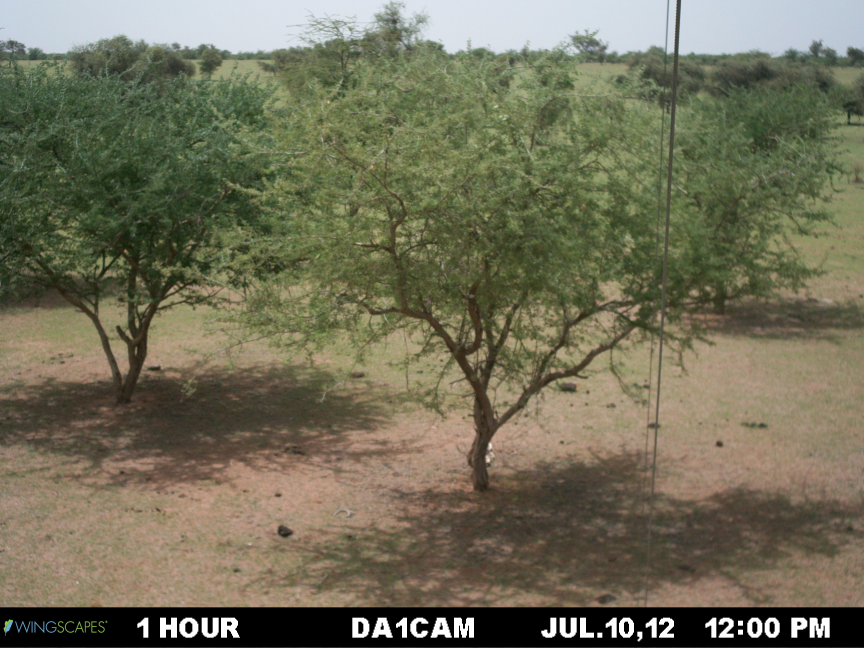
#> input picture NEW_Phenocam_Processing_PY_codes/pictures/2012-07-10-1100.jpg, 2592 x 1944 px, given as the content of the folder pictures/2012-07-10-1100.jpg, which was not available (shown at 1/3 size)
$ python -i snowThreshold_5.py   (imports and definitions only)
#> lines starting #> are read from the running program, lines starting #| are printed output that depends on the picture; after the words box and inside, x2 and y2 are one past the last pixel; in counts of white or black regions, pixels touching at a corner belong together; pictures that were not available may be replaced by others from this repository, and a replacement may not be noted
"""
Created on Fri Feb 21 16:07:04 2020
@author: Shangharsha
This code uses the user defined DN threshold for filtering out snow covered phenocamera images.
This script is based on the analysis of the blue component of an RGB image, because the snow
surface presents higher reflectance values in the blue wavelength range.
All thresholds are user defined.
"""

#################################################################################################
#Module Declaration
#################################################################################################
import sys
import glob
import os
import shutil
from cv2 import cv2
import numpy as np
import random
import matplotlib.pyplot as plt
from datetime import datetime

def snowThreshold_function(pathname):
    #################################################################################################
    #Get time now. This helps to compute total elapsed time for running the code.
    #################################################################################################
#> called with pathname = 'pictures/2012-07-10-1100.jpg'
    start = datetime.now()

    #################################################################################################
    #Automatic folder creation, path definition for cutting and pasting snowy images for the year
    #################################################################################################

    #Folder path definition for original images
    thePath = pathname
    #Automatically creating folders in the directory to store snowy images
    #Try-except block is to pass overwrite directories if exists
    folders = ['Snowy']
    for folder in folders:
        try:
            os.mkdir(os.path.join(thePath, folder))
        except:
            pass

    #Defining the path for saving filtered images
    #Always change the base path i.e. 'E:\Internship\snowTest\'
    dest = thePath + '/Snowy'
    imgDir = None
    #################################################################################################
    #Display Region of Interest (ROI) selection in the image
    #################################################################################################

    #Random selection of one image from the image folder to show the extent of ROI
    while imgDir == None:
        imgDir = thePath + '/' + random.choice(os.listdir(thePath))

    #Loading image from the specified file
    img = cv2.imread(imgDir)
#> img is the input picture: shape (1944, 2592, 3); mean B, G, R 88.3, 110.5, 113.4
    print (img)
#> (printed output is left out)
    #ROI definition for the image
    pts1 = np.array([[100, 1400], [100, 250], [2500, 250], [2500, 1400]])
    cv2.polylines(img, np.int32([pts1]), 1, (0, 0, 255), 10)
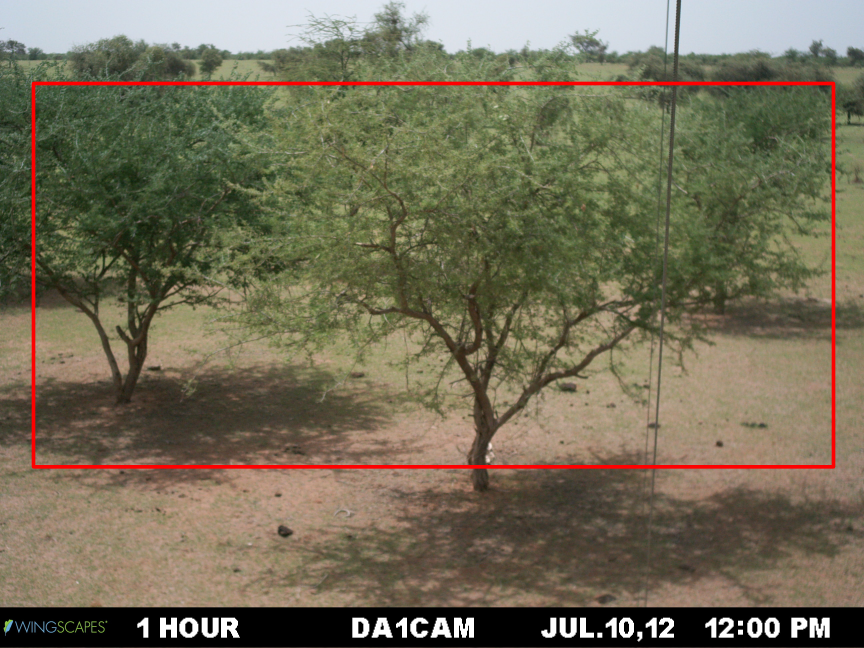
#> img: shape (1944, 2592, 3) (shown at 1/3 size); mean B, G, R 86.9, 108.8, 115.5

    #Create a mask with 0 as background having same size like that of original image
    mask = np.zeros_like(img)
    #Fill the polygon with white colour where we want to apply the mask

    #changed from cv2.fillPoly(mask, np.int32([pts1]), (255,255,255))
    try:
        cv2.fillPoly(mask, np.int32([pts1]), (255,255,255))
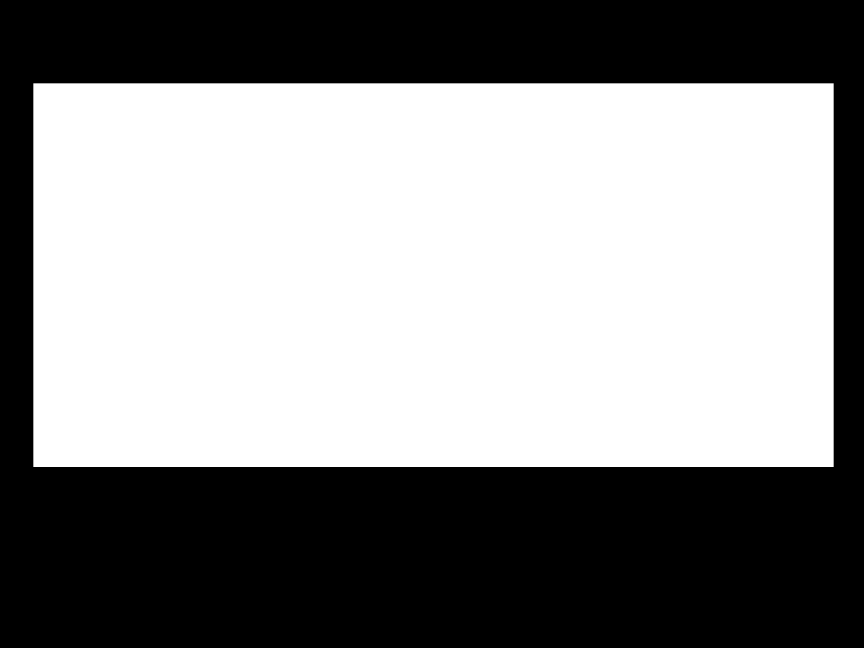
#> mask: shape (1944, 2592, 3) (shown at 1/3 size); 54.8% white; 1 black region, box (x1, y1, x2, y2) and area: (0, 0, 2592, 1944) 2275297
    except:
        pass

    #cv2.fillPoly(mask, np.array([pts1], 'int32'), (255,255,255))

    #OpenCV represents image in reverse order BGR; so convert it to appear in RGB mode and plot it
    plt.rcParams['figure.figsize'] = (16,8)
    plt.figure(0)
    plt.axis('on')
    plt.imshow(cv2.cvtColor(img, cv2.COLOR_BGR2RGB))

    #################################################################################################
    #Empty lists to store the corresponding vegetation indices value
    #################################################################################################

    meanRDN = []
    meanBDN = []
    meanGDN = []
    DOY = []

    #################################################################################################
    #Filter out snow covered PhenoCam images to a separate folder 'Snowy' in the image directory
    #################################################################################################

    #Iterating through all the images to calculate total DN within given ROI
    counter = 0
    for img in sorted(glob.glob(os.path.join(thePath, '*.jpg'))):


        #Reading image one by one
        cv_img = cv2.imread(img)

        #Extracting image file name
        imgName = os.path.basename(img)
        #Day of Year information (DOY) extraction from image file name
        dayOfYear = imgName.split('_')
#> (the run stopped early here; a loop or call above may not have finished)

$ run again, on NEW_Phenocam_Processing_PY_codes/pictures/2012-08-10-1100.jpg
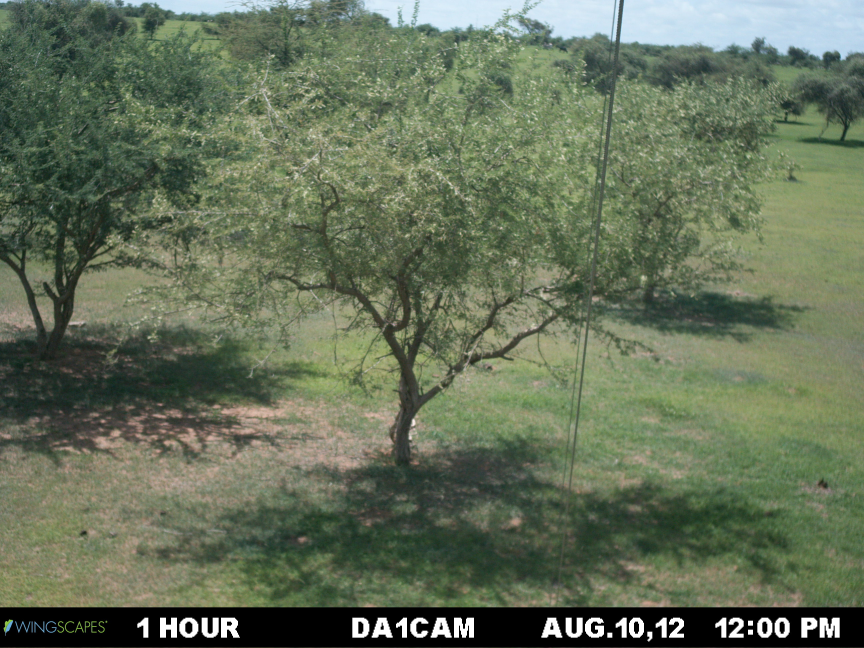
#> input picture NEW_Phenocam_Processing_PY_codes/pictures/2012-08-10-1100.jpg, 2592 x 1944 px, given as the content of the folder pictures/2012-08-10-1100.jpg, which was not available (shown at 1/3 size)
#> in snowThreshold_function, img is the input picture: shape (1944, 2592, 3); mean B, G, R 89.6, 113, 101.2
#> (printed output is left out)
#> in snowThreshold_function, `cv2.polylines(img, np.int32([pts1]), 1, (0, 0, 255), 10)`:
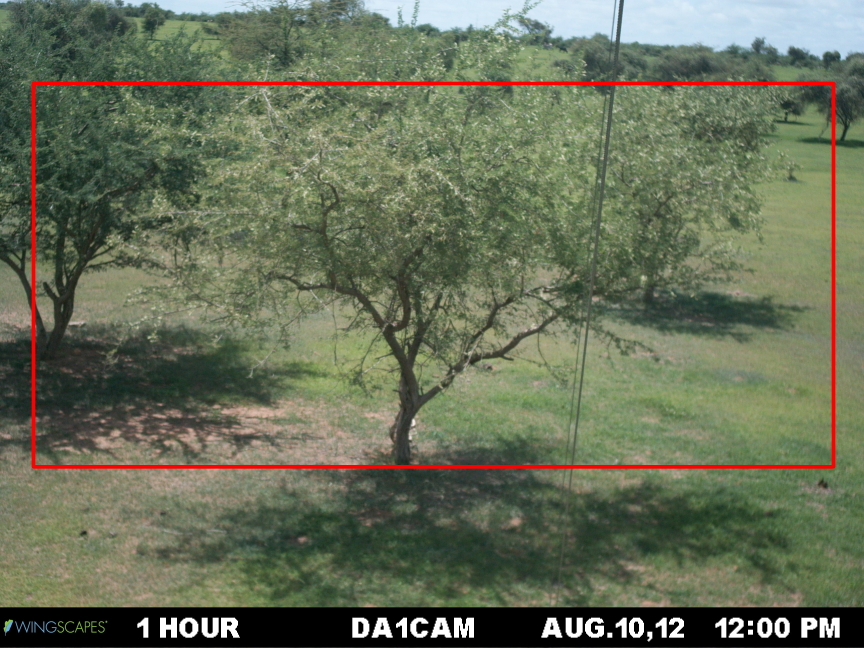
#> img: shape (1944, 2592, 3) (shown at 1/3 size); mean B, G, R 88.2, 111.3, 103.6
#> mask: shape (1944, 2592, 3); 54.8% white; 1 black region, box (x1, y1, x2, y2) and area: (0, 0, 2592, 1944) 2275297
